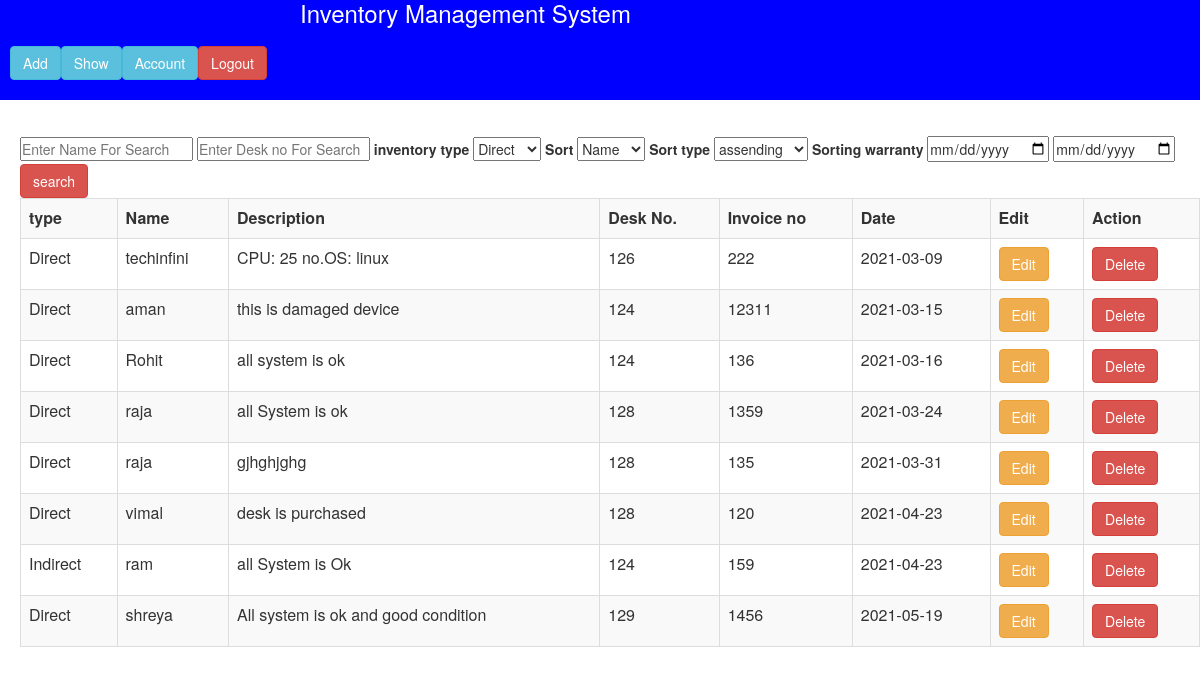
The page /project/search.php (signed in) on the database its author committed.
### tables this page shows
CREATE TABLE `enquiry` (
  `id` int NOT NULL,
  `type` varchar(20) NOT NULL,
  `name` varchar(20) NOT NULL,
  `description` varchar(40) NOT NULL,
  `deskno` int NOT NULL,
  `invoice_num` int NOT NULL,
  `date` date NOT NULL
);

### project/search.php (the view, shortened to what this page needs)
<?php
include 'header.php';
include'connection.php';
?>
<div class="search">
	<div>
	<form method="POST"action="search.php">
		<input type="text"name="name"placeholder="Enter Name For Search"/>
		<input type=""name="desk"placeholder="Enter Desk no For Search"/>
		<label>inventory type</label>
        <select name="type">
        	<option value="Direct">Direct</option>
        </select>
        <label>Sort</label>
        <select name="sort">
        	<option value="name">Name</option>
        </select>
         <label>Sort type</label>
        <select name="sort_type">
        	<option value="asc">assending</option>
        </select>
        <label>Sorting warranty</label>
        <input type="date"name="start_date"placeholder="start date"/>
        <input type="date"name="end_date"placeholder="end date"/>
        <input type="submit"name="search"value="search"class="btn btn-danger"/>
	</form>
</div>
<div>
<table class="table table-striped table-bordered">
				<tr>
					<th>type</th>
					<th>Name</th>
					<th>Description</th>
					<th>Desk No.</th>
					<th>Invoice no</th>
					<th>Date</th>
					<th>Edit</th>
					<th>Action</th>
				</tr>
				<?php
				if(isset($_POST['search'])==null)
				{
				$sel=mysqli_query($conn,"select * from enquiry ORDER BY date");
			}
				while($x=mysqli_fetch_array($sel))
				{
					?>
					<tr>
						<td><?php echo $x[1];?></td>
						<td><?php echo $x[2];?></td>
						<td><?php echo $x[3];?></td>
						<td><?php echo $x[4];?></td>
						<td><?php echo $x[5];?></td>
						<td><?php echo $x[6];?></td>
						<td><a href="update.php?q=<?php echo $x[0]?>" class="btn btn-warning">Edit</a>
						</td>
						<td><a href="delete.php?q=<?php echo$x[0]?>"class="btn btn-danger"onclick="return check()">Delete</a></td>
					</tr>
					<?php
				}
				?>
		</table>
	</div>
</div>

### project/home1.css (style rules this page uses)
* { margin:0px; padding:0px; }
.search { margin-top:80px; height:500px; padding-left:20px; }

### rows shown on the page
enquiry: type "Direct", name "techinfini", description "CPU: 25 no.OS: linux", deskno "126", invoice_num "222", date "2021-03-09"
enquiry: type "Direct", name "aman", description "this is damaged device", deskno "124", invoice_num "12311", date "2021-03-15"
enquiry: type "Direct", name "Rohit", description "all system is ok", deskno "124", invoice_num "136", date "2021-03-16"
enquiry: type "Direct", name "raja", description "all System is ok", deskno "128", invoice_num "1359", date "2021-03-24"
enquiry: type "Direct", name "raja", description "gjhghjghg", deskno "128", invoice_num "135", date "2021-03-31"
enquiry: type "Direct", name "vimal", description "desk is purchased", deskno "128", invoice_num "120", date "2021-04-23"
enquiry: type "Indirect", name "ram", description "all System is Ok", deskno "124", invoice_num "159", date "2021-04-23"
enquiry: type "Direct", name "shreya", description "All system is ok and good condition", deskno "129", invoice_num "1456", date "2021-05-19"
